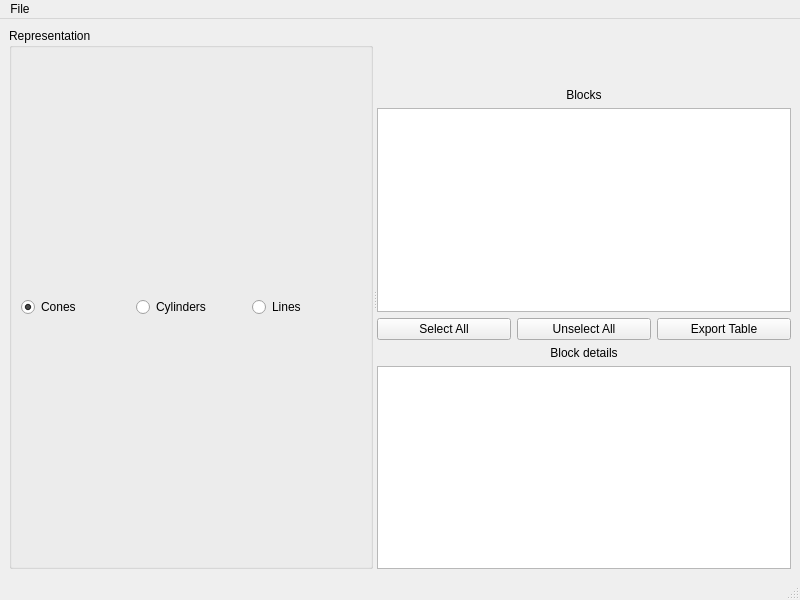
<?xml version="1.0" encoding="UTF-8"?>
<ui version="4.0">
 <class>MainWindow</class>
 <widget class="QMainWindow" name="MainWindow">
  <property name="geometry">
   <rect>
    <x>0</x>
    <y>0</y>
    <width>800</width>
    <height>600</height>
   </rect>
  </property>
  <property name="windowTitle">
   <string>MainWindow</string>
  </property>
  <widget class="QWidget" name="centralwidget">
   <layout class="QHBoxLayout" name="horizontalLayout">
    <item>
     <widget class="QSplitter" name="splitter">
      <property name="orientation">
       <enum>Qt::Horizontal</enum>
      </property>
      <widget class="QFrame" name="vtk_frame">
       <property name="frameShape">
        <enum>QFrame::NoFrame</enum>
       </property>
       <property name="frameShadow">
        <enum>QFrame::Raised</enum>
       </property>
       <layout class="QVBoxLayout" name="vtk_layout">
        <property name="leftMargin">
         <number>0</number>
        </property>
        <property name="topMargin">
         <number>0</number>
        </property>
        <property name="rightMargin">
         <number>0</number>
        </property>
        <property name="bottomMargin">
         <number>0</number>
        </property>
        <item>
         <widget class="QGroupBox" name="groupBox">
          <property name="title">
           <string>Representation</string>
          </property>
          <layout class="QHBoxLayout" name="horizontalLayout_2">
           <item>
            <widget class="QRadioButton" name="cones_rep">
             <property name="text">
              <string>Cones</string>
             </property>
             <property name="checked">
              <bool>true</bool>
             </property>
            </widget>
           </item>
           <item>
            <widget class="QRadioButton" name="cyls_rep">
             <property name="text">
              <string>Cylinders</string>
             </property>
            </widget>
           </item>
           <item>
            <widget class="QRadioButton" name="lines_rep">
             <property name="text">
              <string>Lines</string>
             </property>
            </widget>
           </item>
          </layout>
         </widget>
        </item>
       </layout>
      </widget>
      <widget class="QFrame" name="block_view">
       <property name="frameShape">
        <enum>QFrame::NoFrame</enum>
       </property>
       <property name="frameShadow">
        <enum>QFrame::Raised</enum>
       </property>
       <layout class="QVBoxLayout" name="verticalLayout">
        <property name="leftMargin">
         <number>0</number>
        </property>
        <property name="topMargin">
         <number>0</number>
        </property>
        <property name="rightMargin">
         <number>0</number>
        </property>
        <property name="bottomMargin">
         <number>0</number>
        </property>
        <item>
         <widget class="QLabel" name="file_label">
          <property name="font">
           <font>
            <weight>75</weight>
            <bold>true</bold>
           </font>
          </property>
          <property name="text">
           <string>&lt;File&gt;</string>
          </property>
         </widget>
        </item>
        <item>
         <widget class="QLabel" name="date_label">
          <property name="text">
           <string>&lt;Date&gt;</string>
          </property>
         </widget>
        </item>
        <item>
         <widget class="QLabel" name="duration_label">
          <property name="text">
           <string>&lt;Duration&gt;</string>
          </property>
         </widget>
        </item>
        <item>
         <widget class="QLabel" name="label_4">
          <property name="text">
           <string>Blocks</string>
          </property>
          <property name="alignment">
           <set>Qt::AlignCenter</set>
          </property>
         </widget>
        </item>
        <item>
         <widget class="QTableView" name="blocks_table">
          <property name="alternatingRowColors">
           <bool>true</bool>
          </property>
          <property name="selectionMode">
           <enum>QAbstractItemView::SingleSelection</enum>
          </property>
          <property name="selectionBehavior">
           <enum>QAbstractItemView::SelectRows</enum>
          </property>
          <attribute name="horizontalHeaderStretchLastSection">
           <bool>true</bool>
          </attribute>
          <attribute name="verticalHeaderVisible">
           <bool>false</bool>
          </attribute>
         </widget>
        </item>
        <item>
         <widget class="QFrame" name="frame">
          <property name="frameShape">
           <enum>QFrame::NoFrame</enum>
          </property>
          <property name="frameShadow">
           <enum>QFrame::Raised</enum>
          </property>
          <layout class="QHBoxLayout" name="horizontalLayout_3">
           <property name="leftMargin">
            <number>0</number>
           </property>
           <property name="topMargin">
            <number>0</number>
           </property>
           <property name="rightMargin">
            <number>0</number>
           </property>
           <property name="bottomMargin">
            <number>0</number>
           </property>
           <item>
            <widget class="QPushButton" name="select_all">
             <property name="text">
              <string>Select All</string>
             </property>
            </widget>
           </item>
           <item>
            <widget class="QPushButton" name="un_select_all">
             <property name="text">
              <string>Unselect All</string>
             </property>
            </widget>
           </item>
           <item>
            <widget class="QPushButton" name="export_table">
             <property name="text">
              <string>Export Table</string>
             </property>
            </widget>
           </item>
          </layout>
         </widget>
        </item>
        <item>
         <widget class="QLabel" name="label_5">
          <property name="text">
           <string>Block details</string>
          </property>
          <property name="alignment">
           <set>Qt::AlignCenter</set>
          </property>
         </widget>
        </item>
        <item>
         <widget class="QTableView" name="details_table">
          <property name="alternatingRowColors">
           <bool>true</bool>
          </property>
          <property name="selectionMode">
           <enum>QAbstractItemView::SingleSelection</enum>
          </property>
          <property name="selectionBehavior">
           <enum>QAbstractItemView::SelectRows</enum>
          </property>
          <attribute name="horizontalHeaderStretchLastSection">
           <bool>true</bool>
          </attribute>
          <attribute name="verticalHeaderVisible">
           <bool>false</bool>
          </attribute>
         </widget>
        </item>
       </layout>
      </widget>
     </widget>
    </item>
   </layout>
  </widget>
  <widget class="QMenuBar" name="menubar">
   <property name="geometry">
    <rect>
     <x>0</x>
     <y>0</y>
     <width>800</width>
     <height>26</height>
    </rect>
   </property>
   <widget class="QMenu" name="menuFile">
    <property name="title">
     <string>File</string>
    </property>
    <addaction name="actionNew_Session"/>
    <addaction name="actionOpen_Session"/>
    <addaction name="actionSave_Session"/>
    <addaction name="actionQuit"/>
   </widget>
   <addaction name="menuFile"/>
  </widget>
  <widget class="QStatusBar" name="statusbar"/>
  <action name="actionNew_Session">
   <property name="text">
    <string>New Session</string>
   </property>
  </action>
  <action name="actionOpen_Session">
   <property name="text">
    <string>Open Session</string>
   </property>
  </action>
  <action name="actionSave_Session">
   <property name="text">
    <string>Save Session</string>
   </property>
  </action>
  <action name="actionQuit">
   <property name="text">
    <string>Quit</string>
   </property>
  </action>
 </widget>
 <resources/>
 <connections/>
</ui>
